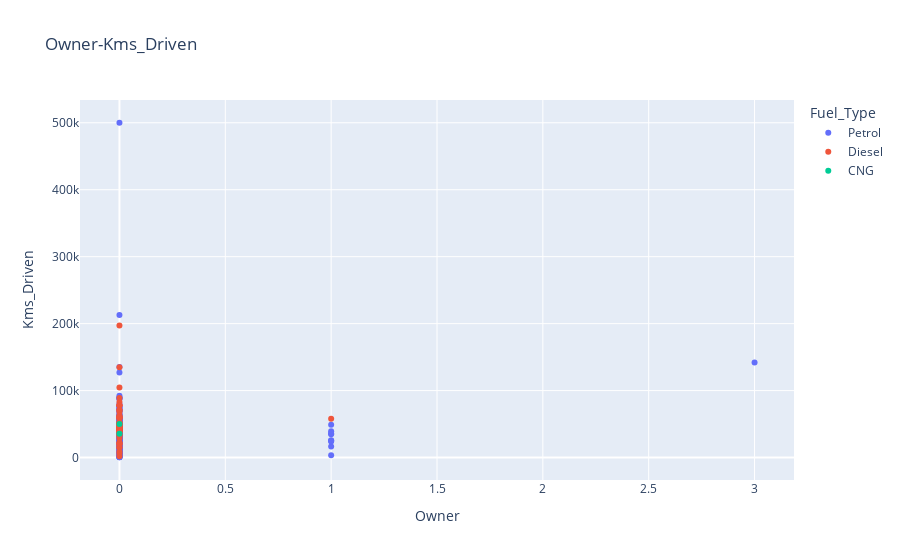

Here is the notebook cell this chart was saved with:
### Code cell
fig = px.line(df, x="Owner", y="Kms_Driven", color="Fuel_Type", title="Owner-Kms_Driven")
fig.update_traces(mode="markers")
fig.show();

### Figure 1 — Plotly figure (JSON) as saved in the notebook; plotly's stock layout.template omitted (floating-point values rounded to 4 significant figures; data arrays with more than 128 entries replaced by an {"elided": "..."} marker saying what was removed)
{"data": [{"hovertemplate": "Fuel_Type=Petrol<br>Owner=%{x}<br>Kms_Driven=%{y}<extra></extra>", "legendgroup": "Petrol", "line": {"color": "#636efa", "dash": "solid"}, "marker": {"symbol": "circle"}, "mode": "markers", "name": "Petrol", "orientation": "v", "showlegend": true, "type": "scatter", "x": {"elided": "239 int values"}, "xaxis": "x", "y": {"elided": "239 int values"}, "yaxis": "y"}, {"hovertemplate": "Fuel_Type=Diesel<br>Owner=%{x}<br>Kms_Driven=%{y}<extra></extra>", "legendgroup": "Diesel", "line": {"color": "#EF553B", "dash": "solid"}, "marker": {"symbol": "circle"}, "mode": "markers", "name": "Diesel", "orientation": "v", "showlegend": true, "type": "scatter", "x": [0, 0, 0, 0, 0, 0, 0, 0, 0, 0, 0, 0, 0, 0, 0, 0, 0, 0, 0, 0, 0, 0, 0, 0, 0, 0, 0, 0, 0, 0, 0, 0, 0, 0, 0, 0, 0, 0, 0, 0, 1, 0, 0, 0, 0, 0, 0, 0, 0, 0, 0, 0, 0, 0, 0, 0, 0, 0, 0, 0], "xaxis": "x", "y": [43000, 42450, 2071, 33429, 20273, 42367, 51000, 43000, 41678, 43000, 45000, 51439, 39000, 45000, 45000, 45780, 104707, 40000, 15000, 135000, 41000, 78000, 47000, 6000, 45000, 59000, 71000, 45000, 83000, 89000, 23000, 40000, 15000, 38000, 197176, 78000, 58242, 40000, 29000, 50024, 58000, 21125, 43535, 77632, 61381, 60000, 52132, 45000, 53000, 68000, 32322, 49000, 71000, 35934, 48000, 19434, 63000, 60076, 33988, 9000], "yaxis": "y"}, {"hovertemplate": "Fuel_Type=CNG<br>Owner=%{x}<br>Kms_Driven=%{y}<extra></extra>", "legendgroup": "CNG", "line": {"color": "#00cc96", "dash": "solid"}, "marker": {"symbol": "circle"}, "mode": "markers", "name": "CNG", "orientation": "v", "showlegend": true, "type": "scatter", "x": [0, 0], "xaxis": "x", "y": [35500, 49998], "yaxis": "y"}], "layout": {"legend": {"title": {"text": "Fuel_Type"}, "tracegroupgap": 0}, "title": {"text": "Owner-Kms_Driven"}, "xaxis": {"anchor": "y", "domain": [0, 1], "title": {"text": "Owner"}}, "yaxis": {"anchor": "x", "domain": [0, 1], "title": {"text": "Kms_Driven"}}}}
